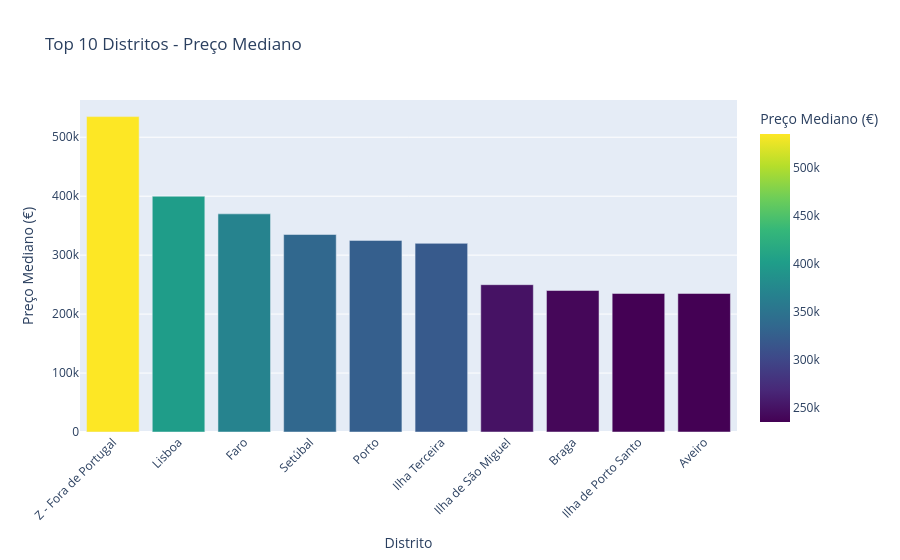

The code cell stored with this chart in its notebook:
### Markdown cell above
### Preços por Distrito (Top 10)

### Code cell
district_stats = df_clean.groupby('District').agg({
    'Price': ['median', 'mean', 'count']
}).round(0)
district_stats.columns = ['Mediana', 'Média', 'Qtd_Imóveis']
district_stats = district_stats.sort_values('Mediana', ascending=False).head(10)

fig = px.bar(
    district_stats.reset_index(),
    x='District',
    y='Mediana',
    title='Top 10 Distritos - Preço Mediano',
    labels={'Mediana': 'Preço Mediano (€)', 'District': 'Distrito'},
    color='Mediana',
    color_continuous_scale='Viridis'
)
fig.update_xaxes(tickangle=-45)
fig.show()

print(district_stats)

### Figure 1 — Plotly figure (JSON) as saved in the notebook; plotly's stock layout.template omitted (floating-point values rounded to 4 significant figures)
{"data": [{"alignmentgroup": "True", "hovertemplate": "Distrito=%{x}<br>Preço Mediano (€)=%{marker.color}<extra></extra>", "legendgroup": "", "marker": {"color": [535000, 399900, 370000, 335000, 325000, 320000, 249900, 240000, 235000, 235000], "coloraxis": "coloraxis", "pattern": {"shape": ""}}, "name": "", "offsetgroup": "", "orientation": "v", "showlegend": false, "textposition": "auto", "type": "bar", "x": ["Z - Fora de Portugal", "Lisboa", "Faro", "Setúbal", "Porto", "Ilha Terceira", "Ilha de São Miguel", "Braga", "Ilha de Porto Santo", "Aveiro"], "xaxis": "x", "y": [535000, 399900, 370000, 335000, 325000, 320000, 249900, 240000, 235000, 235000], "yaxis": "y"}], "layout": {"barmode": "relative", "coloraxis": {"colorbar": {"title": {"text": "Preço Mediano (€)"}}, "colorscale": [[0, "#440154"], [0.1111, "#482878"], [0.2222, "#3e4989"], [0.3333, "#31688e"], [0.4444, "#26828e"], [0.5556, "#1f9e89"], [0.6667, "#35b779"], [0.7778, "#6ece58"], [0.8889, "#b5de2b"], [1, "#fde725"]]}, "legend": {"tracegroupgap": 0}, "title": {"text": "Top 10 Distritos - Preço Mediano"}, "xaxis": {"anchor": "y", "domain": [0, 1], "tickangle": -45, "title": {"text": "Distrito"}}, "yaxis": {"anchor": "x", "domain": [0, 1], "title": {"text": "Preço Mediano (€)"}}}}
